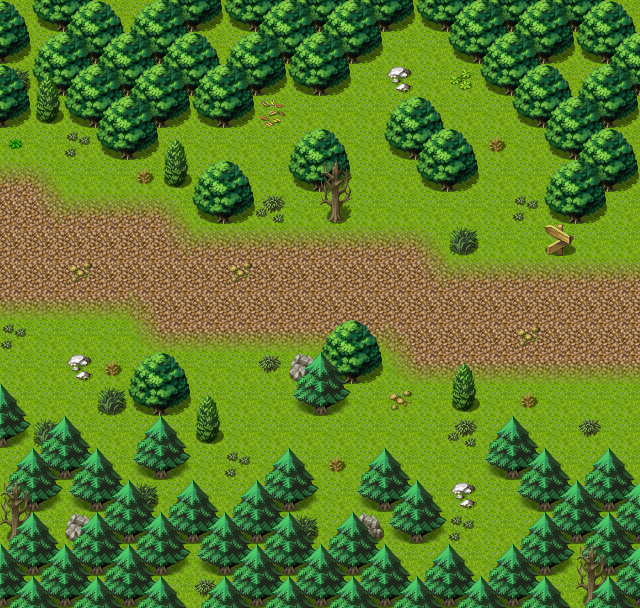

A 2D game scene composited from a Tiled map and its tileset images. What follows is a short description and the map's XML, with each tile layer's data collapsed to a summary:
An orthogonal 20x19 tile map with 32x32 px tiles, 3 tile layers (Ground, Objects, Above), 1 hidden layer not drawn, 40 tilesets and 5 objects (2x mapchange, 2x spawn, sign).

<map version="1.0" orientation="orthogonal" width="20" height="19" tilewidth="32" tileheight="32">
 <properties>
  <property name="outdoors" value="1" />
 </properties>
 <tileset firstgid="1" name="map_bed_1" tilewidth="32" tileheight="32">
  <image source="../drawable/map_bed_1.png" width="512" height="256" />
 </tileset>
 <tileset firstgid="129" name="map_border_1" tilewidth="32" tileheight="32">
  <image source="../drawable/map_border_1.png" width="512" height="256" />
 </tileset>
 <tileset firstgid="257" name="map_bridge_1" tilewidth="32" tileheight="32">
  <image source="../drawable/map_bridge_1.png" width="512" height="256" />
 </tileset>
 <tileset firstgid="385" name="map_broken_1" tilewidth="32" tileheight="32">
  <image source="../drawable/map_broken_1.png" width="512" height="256" />
 </tileset>
 <tileset firstgid="513" name="map_cavewall_1" tilewidth="32" tileheight="32">
  <image source="../drawable/map_cavewall_1.png" width="576" height="192" />
 </tileset>
 <tileset firstgid="621" name="map_cavewall_2" tilewidth="32" tileheight="32">
  <image source="../drawable/map_cavewall_2.png" width="576" height="192" />
 </tileset>
 <tileset firstgid="729" name="map_cavewall_3" tilewidth="32" tileheight="32">
  <image source="../drawable/map_cavewall_3.png" width="576" height="192" />
 </tileset>
 <tileset firstgid="837" name="map_chair_table_1" tilewidth="32" tileheight="32">
  <image source="../drawable/map_chair_table_1.png" width="512" height="256" />
 </tileset>
 <tileset firstgid="965" name="map_crate_1" tilewidth="32" tileheight="32">
  <image source="../drawable/map_crate_1.png" width="512" height="256" />
 </tileset>
 <tileset firstgid="1093" name="map_cupboard_1" tilewidth="32" tileheight="32">
  <image source="../drawable/map_cupboard_1.png" width="512" height="256" />
 </tileset>
 <tileset firstgid="1221" name="map_curtain_1" tilewidth="32" tileheight="32">
  <image source="../drawable/map_curtain_1.png" width="512" height="256" />
 </tileset>
 <tileset firstgid="1349" name="map_entrance_1" tilewidth="32" tileheight="32">
  <image source="../drawable/map_entrance_1.png" width="512" height="256" />
 </tileset>
 <tileset firstgid="1477" name="map_fence_1" tilewidth="32" tileheight="32">
  <image source="../drawable/map_fence_1.png" width="512" height="256" />
 </tileset>
 <tileset firstgid="1605" name="map_fence_2" tilewidth="32" tileheight="32">
  <image source="../drawable/map_fence_2.png" width="512" height="256" />
 </tileset>
 <tileset firstgid="1733" name="map_ground_1" tilewidth="32" tileheight="32">
  <image source="../drawable/map_ground_1.png" width="512" height="256" />
 </tileset>
 <tileset firstgid="1861" name="map_ground_2" tilewidth="32" tileheight="32">
  <image source="../drawable/map_ground_2.png" width="512" height="256" />
 </tileset>
 <tileset firstgid="1989" name="map_ground_3" tilewidth="32" tileheight="32">
  <image source="../drawable/map_ground_3.png" width="512" height="256" />
 </tileset>
 <tileset firstgid="2117" name="map_ground_4" tilewidth="32" tileheight="32">
  <image source="../drawable/map_ground_4.png" width="512" height="256" />
 </tileset>
 <tileset firstgid="2245" name="map_ground_5" tilewidth="32" tileheight="32">
  <image source="../drawable/map_ground_5.png" width="512" height="256" />
 </tileset>
 <tileset firstgid="2373" name="map_ground_6" tilewidth="32" tileheight="32">
  <image source="../drawable/map_ground_6.png" width="512" height="256" />
 </tileset>
 <tileset firstgid="2501" name="map_ground_7" tilewidth="32" tileheight="32">
  <image source="../drawable/map_ground_7.png" width="512" height="256" />
 </tileset>
 <tileset firstgid="2629" name="map_ground_8" tilewidth="32" tileheight="32">
  <image source="../drawable/map_ground_8.png" width="512" height="256" />
 </tileset>
 <tileset firstgid="2757" name="map_indoor_1" tilewidth="32" tileheight="32">
  <image source="../drawable/map_indoor_1.png" width="512" height="256" />
 </tileset>
 <tileset firstgid="2885" name="map_kitchen_1" tilewidth="32" tileheight="32">
  <image source="../drawable/map_kitchen_1.png" width="512" height="256" />
 </tileset>
 <tileset firstgid="3013" name="map_outdoor_1" tilewidth="32" tileheight="32">
  <image source="../drawable/map_outdoor_1.png" width="512" height="256" />
 </tileset>
 <tileset firstgid="3141" name="map_pillar_1" tilewidth="32" tileheight="32">
  <image source="../drawable/map_pillar_1.png" width="512" height="256" />
 </tileset>
 <tileset firstgid="3269" name="map_plant_1" tilewidth="32" tileheight="32">
  <image source="../drawable/map_plant_1.png" width="512" height="256" />
 </tileset>
 <tileset firstgid="3397" name="map_rock_1" tilewidth="32" tileheight="32">
  <image source="../drawable/map_rock_1.png" width="512" height="256" />
 </tileset>
 <tileset firstgid="3525" name="map_roof_1" tilewidth="32" tileheight="32">
  <image source="../drawable/map_roof_1.png" width="512" height="256" />
 </tileset>
 <tileset firstgid="3653" name="map_roof_2" tilewidth="32" tileheight="32">
  <image source="../drawable/map_roof_2.png" width="512" height="256" />
 </tileset>
 <tileset firstgid="3781" name="map_shop_1" tilewidth="32" tileheight="32">
  <image source="../drawable/map_shop_1.png" width="512" height="256" />
 </tileset>
 <tileset firstgid="3909" name="map_sign_ladder_1" tilewidth="32" tileheight="32">
  <image source="../drawable/map_sign_ladder_1.png" width="512" height="256" />
 </tileset>
 <tileset firstgid="4037" name="map_table_1" tilewidth="32" tileheight="32">
  <image source="../drawable/map_table_1.png" width="512" height="256" />
 </tileset>
 <tileset firstgid="4165" name="map_trail_1" tilewidth="32" tileheight="32">
  <image source="../drawable/map_trail_1.png" width="512" height="256" />
 </tileset>
 <tileset firstgid="4293" name="map_tree_1" tilewidth="32" tileheight="32">
  <image source="../drawable/map_tree_1.png" width="512" height="256" />
 </tileset>
 <tileset firstgid="4421" name="map_wall_1" tilewidth="32" tileheight="32">
  <image source="../drawable/map_wall_1.png" width="512" height="256" />
 </tileset>
 <tileset firstgid="4549" name="map_wall_2" tilewidth="32" tileheight="32">
  <image source="../drawable/map_wall_2.png" width="480" height="256" />
 </tileset>
 <tileset firstgid="4669" name="map_wall_3" tilewidth="32" tileheight="32">
  <image source="../drawable/map_wall_3.png" width="480" height="256" />
 </tileset>
 <tileset firstgid="4789" name="map_window_1" tilewidth="32" tileheight="32">
  <image source="../drawable/map_window_1.png" width="512" height="256" />
 </tileset>
 <tileset firstgid="4917" name="map_window_2" tilewidth="32" tileheight="32">
  <image source="../drawable/map_window_2.png" width="512" height="256" />
 </tileset>
 <layer name="Ground" width="20" height="19">
  <data>[380 cells, 380 non-empty, 4 distinct tile ids]</data>
 </layer>
 <layer name="Objects" width="20" height="19">
  <data>[380 cells, 190 non-empty, 26 distinct tile ids]</data>
 </layer>
 <layer name="Above" width="20" height="19">
  <data>[380 cells, 68 non-empty, 6 distinct tile ids]</data>
 </layer>
 <layer name="Walkable" width="20" height="19" visible="0">
  <data>[380 cells, 170 non-empty, 1 distinct tile ids]</data>
 </layer>
 <objectgroup name="Mapevents" visible="0">
  <object name="west" type="mapchange" x="0" y="128" width="32" height="288">
   <properties>
    <property name="map" value="road1" />
    <property name="place" value="east" />
   </properties>
  </object>
  <object name="east" type="mapchange" x="608" y="192" width="32" height="288">
   <properties>
    <property name="map" value="road3" />
    <property name="place" value="west" />
   </properties>
  </object>
  </objectgroup>
 <objectgroup name="Spawn" visible="0">
  <!-- 2 objects omitted --></objectgroup>
 <objectgroup name="Keys" visible="0" />
</map>
<!-- 3 of 5 objects omitted -->
